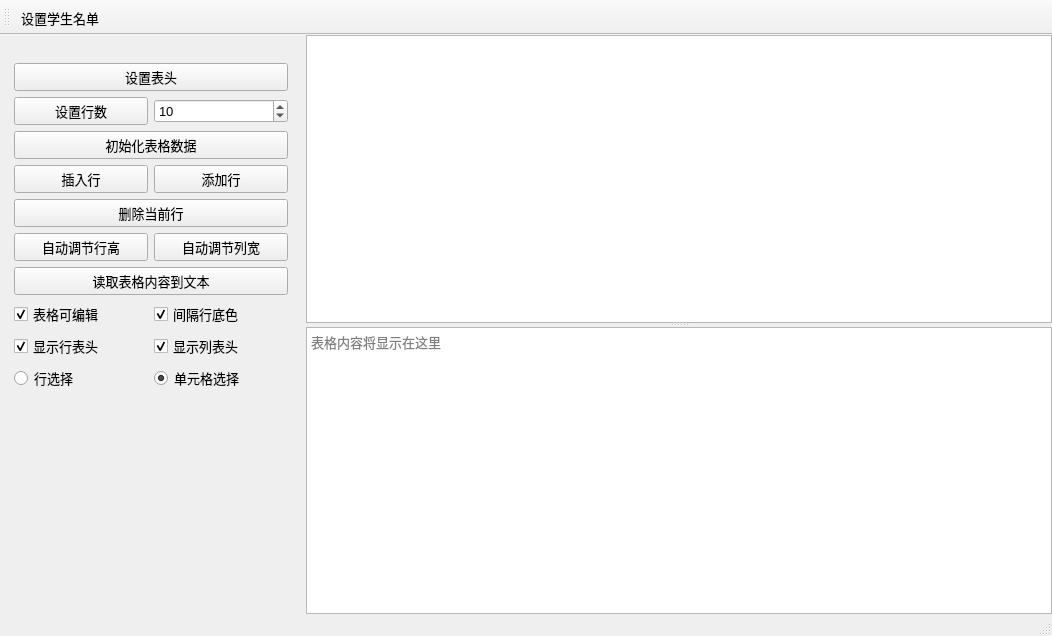
<?xml version="1.0" encoding="UTF-8"?>
<ui version="4.0">
 <class>Widget</class>
 <widget class="QMainWindow" name="Widget">
  <property name="geometry">
   <rect><x>0</x><y>0</y><width>1052</width><height>636</height></rect>
  </property>
  <property name="font">
   <font><family>Microsoft YaHei UI</family><pointsize>10</pointsize></font>
  </property>
  <property name="windowTitle"><string>QTableWidget的使用</string></property>
  <widget class="QWidget" name="centralwidget">
   <layout class="QHBoxLayout" name="horizontalLayoutMain">
    <property name="spacing"><number>6</number></property>
    <property name="leftMargin"><number>0</number></property>
    <property name="topMargin"><number>0</number></property>
    <property name="rightMargin"><number>0</number></property>
    <property name="bottomMargin"><number>0</number></property>
    <item>
     <widget class="QWidget" name="leftPanel" native="true">
      <property name="minimumSize"><size><width>300</width><height>0</height></size></property>
      <property name="maximumSize"><size><width>300</width><height>16777215</height></size></property>
      <layout class="QVBoxLayout" name="verticalLayoutControls">
       <property name="leftMargin"><number>14</number></property>
       <property name="topMargin"><number>28</number></property>
       <property name="rightMargin"><number>12</number></property>
       <item><widget class="QPushButton" name="btnSetHeader"><property name="text"><string>设置表头</string></property></widget></item>
       <item>
        <layout class="QHBoxLayout" name="horizontalLayoutRows">
         <item><widget class="QPushButton" name="btnSetRows"><property name="text"><string>设置行数</string></property></widget></item>
         <item><widget class="QSpinBox" name="spinRowCount"><property name="maximum"><number>999</number></property><property name="value"><number>10</number></property></widget></item>
        </layout>
       </item>
       <item><widget class="QPushButton" name="btnInitialize"><property name="text"><string>初始化表格数据</string></property></widget></item>
       <item>
        <layout class="QHBoxLayout" name="horizontalLayoutInsert">
         <item><widget class="QPushButton" name="btnInsertRow"><property name="text"><string>插入行</string></property></widget></item>
         <item><widget class="QPushButton" name="btnAddRow"><property name="text"><string>添加行</string></property></widget></item>
        </layout>
       </item>
       <item><widget class="QPushButton" name="btnDeleteRow"><property name="text"><string>删除当前行</string></property></widget></item>
       <item>
        <layout class="QHBoxLayout" name="horizontalLayoutResize">
         <item><widget class="QPushButton" name="btnAutoRowHeight"><property name="text"><string>自动调节行高</string></property></widget></item>
         <item><widget class="QPushButton" name="btnAutoColumnWidth"><property name="text"><string>自动调节列宽</string></property></widget></item>
        </layout>
       </item>
       <item><widget class="QPushButton" name="btnReadTable"><property name="text"><string>读取表格内容到文本</string></property></widget></item>
       <item>
        <layout class="QGridLayout" name="gridLayoutOptions">
         <item row="0" column="0"><widget class="QCheckBox" name="chkEditable"><property name="text"><string>表格可编辑</string></property><property name="checked"><bool>true</bool></property></widget></item>
         <item row="0" column="1"><widget class="QCheckBox" name="chkAlternating"><property name="text"><string>间隔行底色</string></property><property name="checked"><bool>true</bool></property></widget></item>
         <item row="1" column="0"><widget class="QCheckBox" name="chkShowRowHeader"><property name="text"><string>显示行表头</string></property><property name="checked"><bool>true</bool></property></widget></item>
         <item row="1" column="1"><widget class="QCheckBox" name="chkShowColumnHeader"><property name="text"><string>显示列表头</string></property><property name="checked"><bool>true</bool></property></widget></item>
         <item row="2" column="0"><widget class="QRadioButton" name="radioSelectRow"><property name="text"><string>行选择</string></property></widget></item>
         <item row="2" column="1"><widget class="QRadioButton" name="radioSelectItem"><property name="text"><string>单元格选择</string></property><property name="checked"><bool>true</bool></property></widget></item>
        </layout>
       </item>
       <item><spacer name="verticalSpacer"><property name="orientation"><enum>Qt::Vertical</enum></property><property name="sizeHint" stdset="0"><size><width>20</width><height>40</height></size></property></spacer></item>
      </layout>
     </widget>
    </item>
    <item>
     <widget class="QSplitter" name="splitter">
      <property name="orientation"><enum>Qt::Vertical</enum></property>
      <widget class="QTableWidget" name="tableWidget">
       <property name="alternatingRowColors"><bool>true</bool></property>
       <property name="selectionMode"><enum>QAbstractItemView::SingleSelection</enum></property>
       <property name="selectionBehavior"><enum>QAbstractItemView::SelectItems</enum></property>
       <property name="rowCount"><number>0</number></property>
       <property name="columnCount"><number>0</number></property>
      </widget>
      <widget class="QPlainTextEdit" name="plainTextEdit">
       <property name="placeholderText"><string>表格内容将显示在这里</string></property>
      </widget>
     </widget>
    </item>
   </layout>
  </widget>
  <widget class="QToolBar" name="toolBar">
   <property name="iconSize"><size><width>32</width><height>32</height></size></property>
   <property name="toolButtonStyle"><enum>Qt::ToolButtonTextUnderIcon</enum></property>
   <attribute name="toolBarArea"><enum>TopToolBarArea</enum></attribute>
   <attribute name="toolBarBreak"><bool>false</bool></attribute>
   <addaction name="actSetStudents"/>
  </widget>
  <widget class="QStatusBar" name="statusbar"/>
  <action name="actSetStudents">
   <property name="icon"><iconset resource="res.qrc"><normaloff>:/images/icons/UNIT.ICO</normaloff>:/images/icons/UNIT.ICO</iconset></property>
   <property name="text"><string>设置学生名单</string></property>
   <property name="toolTip"><string>设置学生名单</string></property>
  </action>
 </widget>
 <layoutdefault spacing="6" margin="11"/>
 <resources><include location="res.qrc"/></resources>
 <connections/>
</ui>
